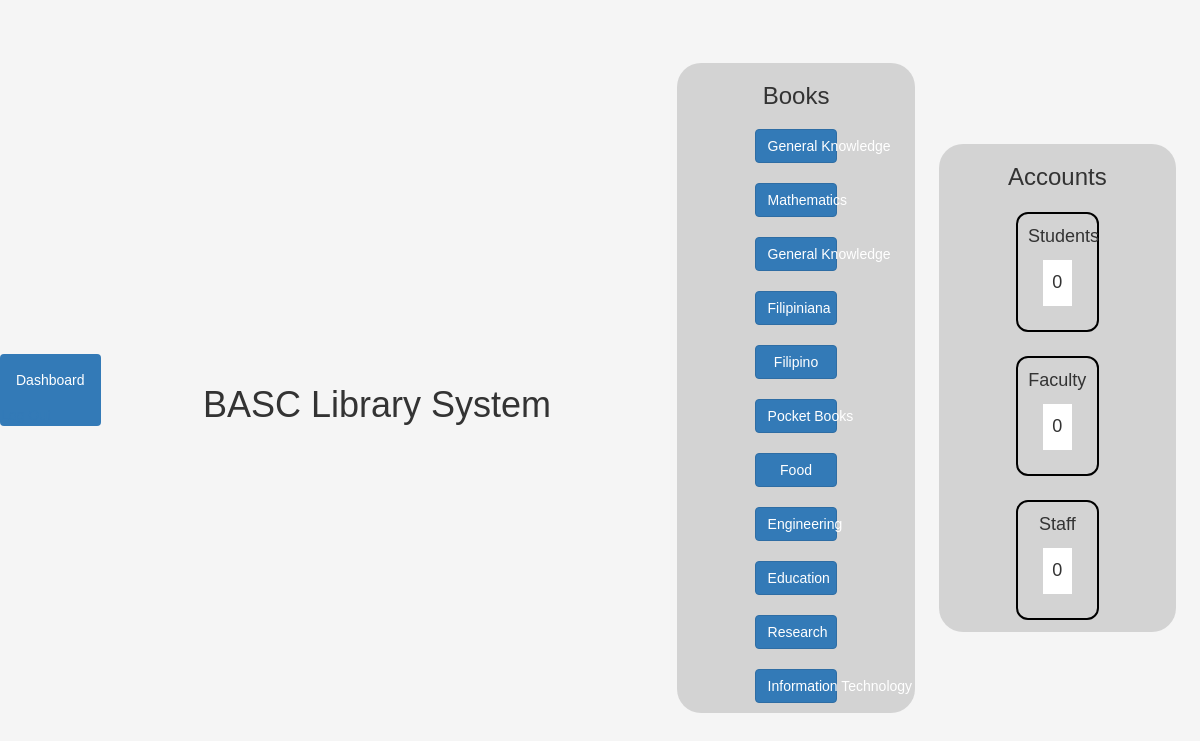
Page /Pages/home.php on the earlier database version.
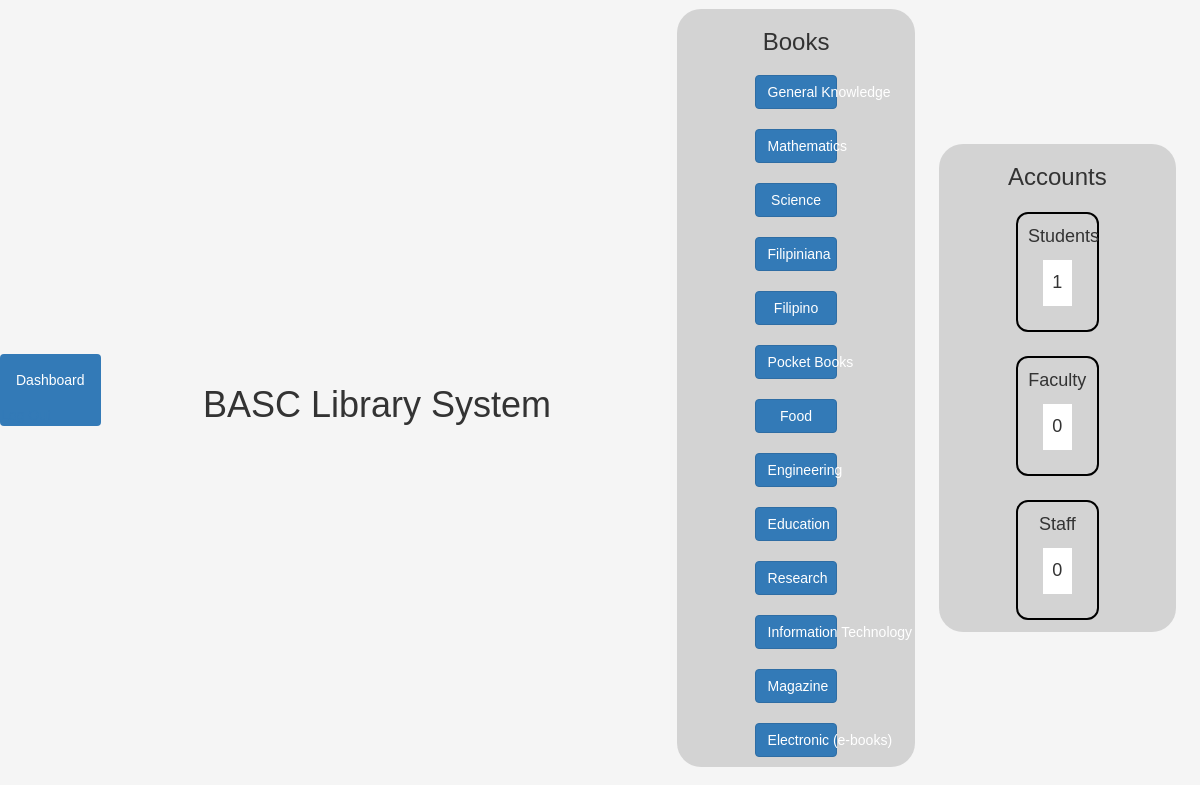
Same page on the later database version.
### tables this page shows
CREATE TABLE `category` (
  `id` int(100) NOT NULL,
  `abbrev` varchar(200) NOT NULL,
  `name` varchar(200) NOT NULL
);

### Pages/home.php (the view, shortened to what this page needs)
<?php
require '../config/dbcon.php';
?>
<!DOCTYPE html>
<html lang="en">
<head>
    <link rel="stylesheet" href="https://maxcdn.bootstrapcdn.com/bootstrap/3.4.1/css/bootstrap.min.css">
    <link rel="stylesheet" href="/assets/css/index.css" />
</head>
<body>
    <nav class="navbar navbar-dark bg-primary">
        <span class="navbar-text">
            Dashboard
        </span>
        <a type="button" id="logout">Log Out</a>
    </nav>
    <h1>BASC Library System</h1>
    <div class="container">
        <h3>Books</h3>
        <?php
        $query = "SELECT * FROM category ORDER BY `category`.`id` ASC";
        $result = mysqli_query($conn, $query);
        if (mysqli_num_rows($result) > 0) {
            foreach ($result as $category) {
        ?>
                <a href="booklist.php?category=<?= $category['abbrev'] ?>" type="button" class="btn btn-primary"><?= $category['name'] ?> </a>
        <?php
            }
        } else {
            echo "<h5> No Record Found </h5>";
        }
        ?>
    </div>
 <div class="count container">
        <h3>Accounts</h3>
        <div class="cards">
            <?php
            $student_count_query = "SELECT COUNT(*) AS studentNumber FROM userinfo WHERE role = 'student'";
            $student_count_result = mysqli_query($conn, $student_count_query);
            if ($student_count_result) {
                $student_count = mysqli_fetch_assoc($student_count_result);
                $studentNumber = $student_count['studentNumber'];
            }
            ?>
            <div class="card">
                <p> Students </p>
                <div class="numbers"><?= $studentNumber ?> </div>
            </div>
            <?php
            $faculty_count_query = "SELECT COUNT(*) AS facultyNumber FROM userinfo WHERE role = 'faculty'";
            $faculty_count_result = mysqli_query($conn, $faculty_count_query);
            if ($faculty_count_result) {
                $faculty_count = mysqli_fetch_assoc($faculty_count_result);
                $facultyNumber = $faculty_count['facultyNumber'];
            }
            ?>
            <div class="card">
                <p> Faculty </p>
                <div class="numbers"><?= $facultyNumber ?> </div>
            </div>
            <?php
            $staff_count_query = "SELECT COUNT(*) AS staffNumber FROM userinfo WHERE role = 'staff'";
            $staff_count_result = mysqli_query($conn, $staff_count_query);
            if ($staff_count_result) {
                $staff_count = mysqli_fetch_assoc($staff_count_result);
                $staffNumber = $staff_count['staffNumber'];
            }
            ?>
            <div class="card">
                <p> Staff </p>
                <div class="numbers"><?= $staffNumber ?> </div>
            </div>
        </div>
    </div>
</body>
</html>

### Asset/CSS/index.css (style rules this page uses)
* { margin: 0; padding: 0; box-sizing: border-box; }
body { font-family: Arial, sans-serif; background-color: #f5f5f5; display: flex; justify-content: center; align-items: center; height: 100vh; }

### Pages/home.php (style rules this page uses)
h1, h3 { text-align: center !important; width: 100%; }
.container { width: 40% !important; background-color: rgba(206, 206, 206, 0.842); border-radius: 2vw; float: left; display: grid; margin-left: 2vw !important; margin-bottom: 2vw !important; }
.btn { width: 40% !important; margin: 10px auto; }
.count { float: right !important; margin-right: 2vw !important; display: block; }
.cards { display: flex; flex-wrap: wrap; align-items: center; justify-content: center; }
.card { padding: 10px; border: 2px solid black !important; text-align: center; height: 120px !important; width: 40% !important; border-radius: 1vw; margin: 1vw; font-size: 1.5vw !important; }
.numbers { background-color: white; width: 50%; padding: 10px 0; margin: 0 auto; }

Differences in the rows shown:
changed category: name "General Knowledge" → "Science"
added category: name "Magazine"
added category: name "Electronic (e-books)"
Other differences:
$studentNumber: "0" → "1"
